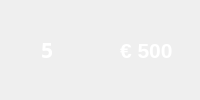
       <widget class="QFrame" name="stage5">
        <property name="enabled">
         <bool>false</bool>
        </property>
        <property name="styleSheet">
         <string notr="true">QFrame:disabled  {
	color: white; 
}
</string>
        </property>
        <layout class="QHBoxLayout" name="stage_5">
         <item>
          <spacer name="horizontalSpacer_7">
           <property name="orientation">
            <enum>Qt::Horizontal</enum>
           </property>
           <property name="sizeType">
            <enum>QSizePolicy::Fixed</enum>
           </property>
           <property name="sizeHint" stdset="0">
            <size>
             <width>30</width>
             <height>20</height>
            </size>
           </property>
          </spacer>
         </item>
         <item>
          <widget class="QLabel" name="label_6">
           <property name="maximumSize">
            <size>
             <width>12</width>
             <height>16777215</height>
            </size>
           </property>
           <property name="font">
            <font>
             <family>OpenSymbol</family>
             <pointsize>16</pointsize>
             <weight>75</weight>
             <bold>true</bold>
            </font>
           </property>
           <property name="text">
            <string>5</string>
           </property>
          </widget>
         </item>
         <item>
          <spacer name="horizontalSpacer_28">
           <property name="orientation">
            <enum>Qt::Horizontal</enum>
           </property>
           <property name="sizeType">
            <enum>QSizePolicy::Fixed</enum>
           </property>
           <property name="sizeHint" stdset="0">
            <size>
             <width>20</width>
             <height>20</height>
            </size>
           </property>
          </spacer>
         </item>
         <item>
          <widget class="QWidget" name="widget_5" native="true">
           <property name="maximumSize">
            <size>
             <width>15</width>
             <height>15</height>
            </size>
           </property>
           <property name="styleSheet">
            <string notr="true">border-image:url(:/images/counter_gem.png);</string>
           </property>
          </widget>
         </item>
         <item>
          <spacer name="horizontalSpacer_34">
           <property name="orientation">
            <enum>Qt::Horizontal</enum>
           </property>
           <property name="sizeType">
            <enum>QSizePolicy::Fixed</enum>
           </property>
           <property name="sizeHint" stdset="0">
            <size>
             <width>20</width>
             <height>20</height>
            </size>
           </property>
          </spacer>
         </item>
         <item>
          <widget class="QLabel" name="label_20">
           <property name="font">
            <font>
             <pointsize>16</pointsize>
             <weight>75</weight>
             <bold>true</bold>
            </font>
           </property>
           <property name="text">
            <string>€ 500</string>
           </property>
          </widget>
         </item>
        </layout>
       </widget>
